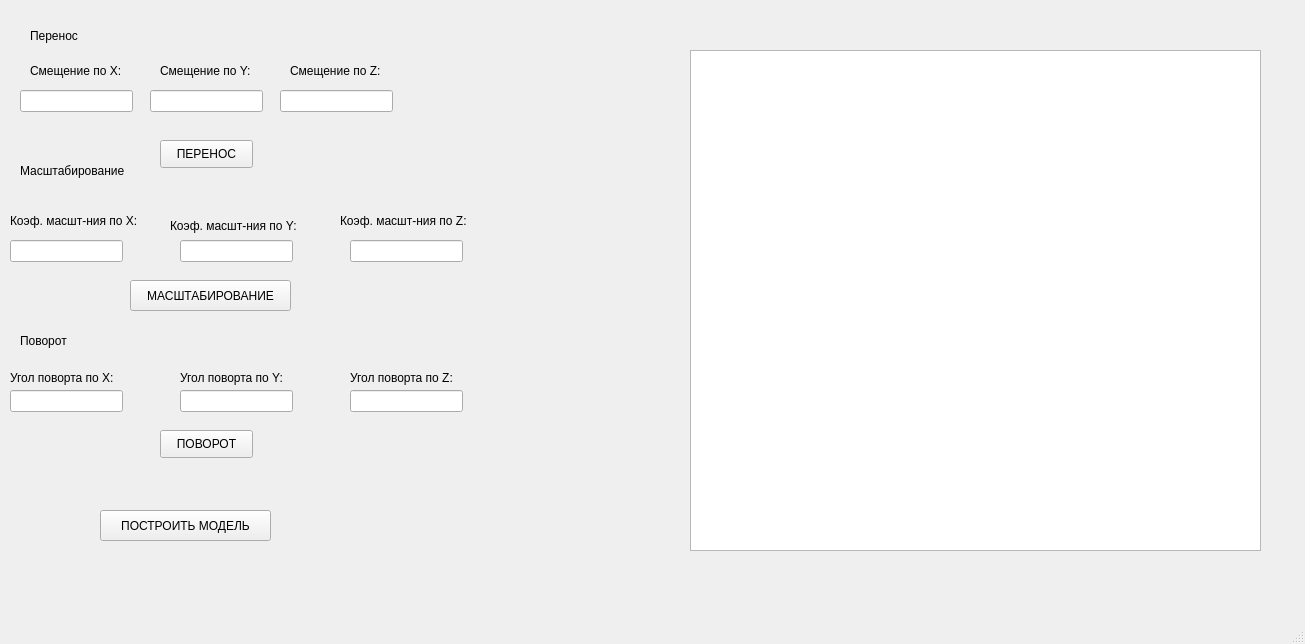
<?xml version="1.0" encoding="UTF-8"?>
<ui version="4.0">
 <class>MainWindow</class>
 <widget class="QMainWindow" name="MainWindow">
  <property name="geometry">
   <rect>
    <x>0</x>
    <y>0</y>
    <width>1305</width>
    <height>644</height>
   </rect>
  </property>
  <property name="windowTitle">
   <string>MainWindow</string>
  </property>
  <widget class="QWidget" name="centralwidget">
   <widget class="QLineEdit" name="DeltaX">
    <property name="geometry">
     <rect>
      <x>20</x>
      <y>90</y>
      <width>113</width>
      <height>22</height>
     </rect>
    </property>
   </widget>
   <widget class="QLineEdit" name="DeltaY">
    <property name="geometry">
     <rect>
      <x>150</x>
      <y>90</y>
      <width>113</width>
      <height>22</height>
     </rect>
    </property>
   </widget>
   <widget class="QLineEdit" name="DeltaZ">
    <property name="geometry">
     <rect>
      <x>280</x>
      <y>90</y>
      <width>113</width>
      <height>22</height>
     </rect>
    </property>
   </widget>
   <widget class="QLabel" name="label">
    <property name="geometry">
     <rect>
      <x>30</x>
      <y>20</y>
      <width>101</width>
      <height>31</height>
     </rect>
    </property>
    <property name="text">
     <string>Перенос</string>
    </property>
   </widget>
   <widget class="QPushButton" name="move">
    <property name="geometry">
     <rect>
      <x>160</x>
      <y>140</y>
      <width>93</width>
      <height>28</height>
     </rect>
    </property>
    <property name="text">
     <string>ПЕРЕНОС</string>
    </property>
   </widget>
   <widget class="QLabel" name="label_2">
    <property name="geometry">
     <rect>
      <x>20</x>
      <y>160</y>
      <width>121</width>
      <height>21</height>
     </rect>
    </property>
    <property name="text">
     <string>Масштабирование</string>
    </property>
   </widget>
   <widget class="QLineEdit" name="ScaleX">
    <property name="geometry">
     <rect>
      <x>10</x>
      <y>240</y>
      <width>113</width>
      <height>22</height>
     </rect>
    </property>
   </widget>
   <widget class="QLineEdit" name="ScaleY">
    <property name="geometry">
     <rect>
      <x>180</x>
      <y>240</y>
      <width>113</width>
      <height>22</height>
     </rect>
    </property>
   </widget>
   <widget class="QLineEdit" name="ScaleZ">
    <property name="geometry">
     <rect>
      <x>350</x>
      <y>240</y>
      <width>113</width>
      <height>22</height>
     </rect>
    </property>
   </widget>
   <widget class="QPushButton" name="scale">
    <property name="geometry">
     <rect>
      <x>130</x>
      <y>280</y>
      <width>161</width>
      <height>31</height>
     </rect>
    </property>
    <property name="text">
     <string>МАСШТАБИРОВАНИЕ</string>
    </property>
   </widget>
   <widget class="QLabel" name="label_3">
    <property name="geometry">
     <rect>
      <x>20</x>
      <y>330</y>
      <width>111</width>
      <height>21</height>
     </rect>
    </property>
    <property name="text">
     <string>Поворот</string>
    </property>
   </widget>
   <widget class="QLineEdit" name="RotAngleX">
    <property name="geometry">
     <rect>
      <x>10</x>
      <y>390</y>
      <width>113</width>
      <height>22</height>
     </rect>
    </property>
   </widget>
   <widget class="QLineEdit" name="RotAngleY">
    <property name="geometry">
     <rect>
      <x>180</x>
      <y>390</y>
      <width>113</width>
      <height>22</height>
     </rect>
    </property>
   </widget>
   <widget class="QLineEdit" name="RotAngleZ">
    <property name="geometry">
     <rect>
      <x>350</x>
      <y>390</y>
      <width>113</width>
      <height>22</height>
     </rect>
    </property>
   </widget>
   <widget class="QPushButton" name="rotate">
    <property name="geometry">
     <rect>
      <x>160</x>
      <y>430</y>
      <width>93</width>
      <height>28</height>
     </rect>
    </property>
    <property name="text">
     <string>ПОВОРОТ</string>
    </property>
   </widget>
   <widget class="QGraphicsView" name="graphicsView">
    <property name="geometry">
     <rect>
      <x>690</x>
      <y>50</y>
      <width>571</width>
      <height>501</height>
     </rect>
    </property>
   </widget>
   <widget class="QLabel" name="label_4">
    <property name="geometry">
     <rect>
      <x>30</x>
      <y>60</y>
      <width>101</width>
      <height>21</height>
     </rect>
    </property>
    <property name="text">
     <string>Смещение по Х:</string>
    </property>
   </widget>
   <widget class="QLabel" name="label_5">
    <property name="geometry">
     <rect>
      <x>160</x>
      <y>60</y>
      <width>101</width>
      <height>21</height>
     </rect>
    </property>
    <property name="text">
     <string>Смещение по Y:</string>
    </property>
   </widget>
   <widget class="QLabel" name="label_6">
    <property name="geometry">
     <rect>
      <x>290</x>
      <y>60</y>
      <width>101</width>
      <height>21</height>
     </rect>
    </property>
    <property name="text">
     <string>Смещение по Z:</string>
    </property>
   </widget>
   <widget class="QLabel" name="label_10">
    <property name="geometry">
     <rect>
      <x>10</x>
      <y>200</y>
      <width>141</width>
      <height>41</height>
     </rect>
    </property>
    <property name="text">
     <string>Коэф. масшт-ния по Х:</string>
    </property>
   </widget>
   <widget class="QLabel" name="label_11">
    <property name="geometry">
     <rect>
      <x>170</x>
      <y>210</y>
      <width>141</width>
      <height>31</height>
     </rect>
    </property>
    <property name="text">
     <string>Коэф. масшт-ния по Y:</string>
    </property>
   </widget>
   <widget class="QLabel" name="label_12">
    <property name="geometry">
     <rect>
      <x>340</x>
      <y>200</y>
      <width>141</width>
      <height>41</height>
     </rect>
    </property>
    <property name="text">
     <string>Коэф. масшт-ния по Z:</string>
    </property>
   </widget>
   <widget class="QLabel" name="label_16">
    <property name="geometry">
     <rect>
      <x>10</x>
      <y>370</y>
      <width>121</width>
      <height>16</height>
     </rect>
    </property>
    <property name="text">
     <string>Угол поворта по X:</string>
    </property>
   </widget>
   <widget class="QLabel" name="label_17">
    <property name="geometry">
     <rect>
      <x>180</x>
      <y>370</y>
      <width>121</width>
      <height>16</height>
     </rect>
    </property>
    <property name="text">
     <string>Угол поворта по Y:</string>
    </property>
   </widget>
   <widget class="QLabel" name="label_18">
    <property name="geometry">
     <rect>
      <x>350</x>
      <y>370</y>
      <width>121</width>
      <height>16</height>
     </rect>
    </property>
    <property name="text">
     <string>Угол поворта по Z:</string>
    </property>
   </widget>
   <widget class="QPushButton" name="LoadFile">
    <property name="geometry">
     <rect>
      <x>100</x>
      <y>510</y>
      <width>171</width>
      <height>31</height>
     </rect>
    </property>
    <property name="text">
     <string>ПОСТРОИТЬ МОДЕЛЬ</string>
    </property>
   </widget>
  </widget>
  <widget class="QMenuBar" name="menubar">
   <property name="geometry">
    <rect>
     <x>0</x>
     <y>0</y>
     <width>1305</width>
     <height>26</height>
    </rect>
   </property>
  </widget>
  <widget class="QStatusBar" name="statusbar"/>
 </widget>
 <resources/>
 <connections/>
</ui>
